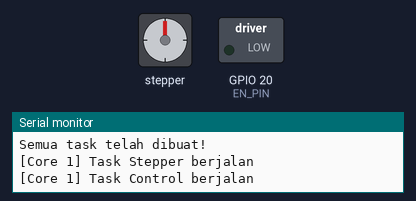
The sketch below on a simulated ESP32. On the bench: stepper motor, switched loads named in the sketch (green lamp = pin HIGH), the last lines printed to the serial monitor. Stepper angles assume 200 steps per turn.

Above: at 1.05 s.
At 2.5 s:
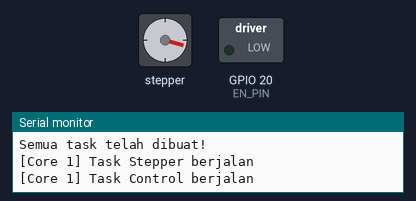
At 4.0 s:
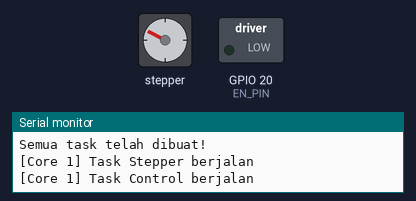
At 7.0 s:
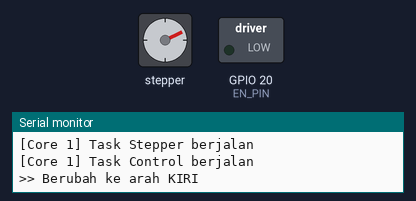
Timing chart, 0 to 9.1 s (numbered marks = the images above):
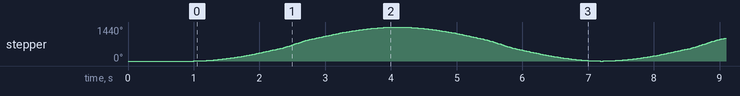

Measured:
- by itself, stepper: turns 1440° clockwise in 3.1 s, then 1440° counter-clockwise in 3.1 s, repeating every 6.2 s

The sketch:

stepper.ino
```cpp
#include <Arduino.h>
#include <AccelStepper.h>
#include "freertos/FreeRTOS.h"
#include "freertos/task.h"

// ================== Konfigurasi Pin ==================
#define STEP_PIN 18
#define DIR_PIN 19
#define EN_PIN 20

// ================== Objek Stepper ==================
AccelStepper stepper(AccelStepper::DRIVER, STEP_PIN, DIR_PIN);

// ================== Batas Posisi ==================
const long MAX_POS = 800;
const long MIN_POS = 0;

// ================== Variabel Global ==================
volatile bool motorDirection = true; // true = kanan, false = kiri

// ================== Task Handle ==================
TaskHandle_t TaskStepper;
TaskHandle_t TaskControl;

// ================== Task Stepper (Core 1) ==================
void taskStepper(void *pvParameters) {
  Serial.printf("[Core %d] Task Stepper berjalan\n", xPortGetCoreID());

  while (1) {
    stepper.run(); // Jalankan motor
    vTaskDelay(1); // Supaya FreeRTOS tetap responsif
  }
}

// ================== Task Kontrol Arah (Core 0) ==================
void taskControl(void *pvParameters) {
  Serial.printf("[Core %d] Task Control berjalan\n", xPortGetCoreID());

  while (1) {
    long currentPos = stepper.currentPosition();

    // Jika sudah mencapai batas posisi, ubah arah
    if (motorDirection && currentPos >= MAX_POS) {
      motorDirection = false;
      stepper.moveTo(MIN_POS);
      Serial.println(">> Berubah ke arah KIRI");
    }
    else if (!motorDirection && currentPos <= MIN_POS) {
      motorDirection = true;
      stepper.moveTo(MAX_POS);
      Serial.println("<< Berubah ke arah KANAN");
    }

    vTaskDelay(pdMS_TO_TICKS(100)); // Cek arah tiap 100 ms
  }
}

// ================== Setup ==================
void setup() {
  Serial.begin(115200);
  delay(1000);
  Serial.println("=== FreeRTOS Dual-Core Stepper Demo ===");

  pinMode(EN_PIN, OUTPUT);
  digitalWrite(EN_PIN, LOW); // aktifkan driver stepper

  stepper.setMaxSpeed(900);
  stepper.setAcceleration(400);
  stepper.moveTo(MAX_POS); // mulai ke arah kanan

  // Task untuk kontrol stepper di Core 1
  xTaskCreatePinnedToCore(taskStepper, "StepperTask", 4096, NULL, 2, &TaskStepper, 1);

  // Task untuk ubah arah otomatis di Core 0
  xTaskCreatePinnedToCore(taskControl, "ControlTask", 4096, NULL, 1, &TaskControl, 0);

  Serial.println("Semua task telah dibuat!");
}

void loop() {
  // Kosong, semua dijalankan oleh FreeRTOS
}
```
